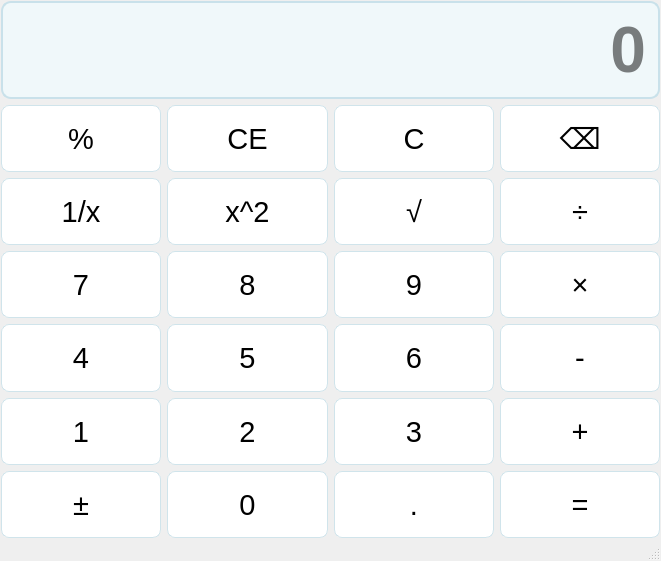
<?xml version="1.0" encoding="UTF-8"?>
<ui version="4.0">
 <class>MainWindow</class>
 <widget class="QMainWindow" name="MainWindow">
  <property name="geometry">
   <rect>
    <x>0</x>
    <y>0</y>
    <width>661</width>
    <height>561</height>
   </rect>
  </property>
  <property name="windowTitle">
   <string>计算器-张宇澄-2023414290436</string>
  </property>
  <property name="styleSheet">
   <string notr="true">/* ===================== 整体背景 ===================== */
QWidget {
    background-color: qlineargradient(
        x1:0, y1:0, x2:0, y2:1,
        stop:0 #f7fcfd,
        stop:1 #e8f2f7
    );
}

/* ===================== 显示框样式 ===================== */
QLineEdit {
    background-color: #f0f8fa;
    font-size: 48pt;
    font-weight: bold;
    color: #000000;
    border: 2px solid #c9e1ea;
    border-radius: 10px;
    padding: 10px;
}

/* ===================== 通用按钮基础样式 ===================== */
QPushButton {
    border: 1px solid #d0e4eb;
    border-radius: 8px;
    font-size: 22pt;
    font-weight: normal;
    color: #000000;
    min-width: 70px;
    min-height: 60px;
    background-color: #ffffff;
}

/* 悬停与点击效果 */
QPushButton:hover {
    background-color: #edf8fb;
}
QPushButton:pressed {
    background-color: #cfe7f0;
}

/* ===================== 数字键 ===================== */
/* 给数字按钮设置 property: type=&quot;num&quot; */
QPushButton[type=&quot;num&quot;] {
    background-color: #ffffff;
}
QPushButton[type=&quot;num&quot;]:hover {
    background-color: #f0f9fd;
}
QPushButton[type=&quot;num&quot;]:pressed {
    background-color: #d6edf6;
}

/* ===================== 运算符键 (+ - × ÷ =) ===================== */
/* property: type=&quot;op&quot; */
QPushButton[type=&quot;op&quot;] {
    background-color: #0b5c66;
    color: white;
    font-weight: bold;
}
QPushButton[type=&quot;op&quot;]:hover {
    background-color: #127a88;
}
QPushButton[type=&quot;op&quot;]:pressed {
    background-color: #09555e;
}

/* 单独突出“=”按钮 */
QPushButton#equalButton {
    background-color: #0b5c66;
    color: white;
    font-weight: bold;
}
QPushButton#equalButton:hover {
    background-color: #118093;
}
QPushButton#equalButton:pressed {
    background-color: #07434b;
}

/* ===================== 功能键 (C, CE, %, √, x², 1/x等) ===================== */
/* property: type=&quot;func&quot; */
QPushButton[type=&quot;func&quot;] {
    background-color: #f2f7f9;
    color: #0b5c66;
    font-weight: bold;
}
QPushButton[type=&quot;func&quot;]:hover {
    background-color: #e0f1f6;
}
QPushButton[type=&quot;func&quot;]:pressed {
    background-color: #c5e3ed;
}

/* ===================== 记忆键 (MC, MR, M+, M-, MS, Mv) ===================== */
/* property: type=&quot;mem&quot; */
QPushButton[type=&quot;mem&quot;] {
    background-color: #eef4f6;
    color: #6b7b83;
    font-size: 14pt;
}
QPushButton[type=&quot;mem&quot;]:hover {
    background-color: #e2eff3;
}
QPushButton[type=&quot;mem&quot;]:pressed {
    background-color: #c8dee5;
}
</string>
  </property>
  <widget class="QWidget" name="centralwidget">
   <property name="enabled">
    <bool>true</bool>
   </property>
   <property name="sizePolicy">
    <sizepolicy hsizetype="Minimum" vsizetype="Preferred">
     <horstretch>0</horstretch>
     <verstretch>0</verstretch>
    </sizepolicy>
   </property>
   <property name="layoutDirection">
    <enum>Qt::LayoutDirection::LeftToRight</enum>
   </property>
   <layout class="QHBoxLayout" name="horizontalLayout">
    <property name="spacing">
     <number>3</number>
    </property>
    <property name="leftMargin">
     <number>1</number>
    </property>
    <property name="topMargin">
     <number>1</number>
    </property>
    <property name="rightMargin">
     <number>1</number>
    </property>
    <property name="bottomMargin">
     <number>1</number>
    </property>
    <item>
     <layout class="QGridLayout" name="gridLayout_3">
      <property name="leftMargin">
       <number>0</number>
      </property>
      <property name="topMargin">
       <number>0</number>
      </property>
      <property name="rightMargin">
       <number>0</number>
      </property>
      <property name="bottomMargin">
       <number>0</number>
      </property>
      <property name="spacing">
       <number>6</number>
      </property>
      <item row="2" column="0">
       <widget class="QPushButton" name="btnInverse">
        <property name="sizePolicy">
         <sizepolicy hsizetype="Minimum" vsizetype="Preferred">
          <horstretch>0</horstretch>
          <verstretch>0</verstretch>
         </sizepolicy>
        </property>
        <property name="text">
         <string>1/x</string>
        </property>
       </widget>
      </item>
      <item row="6" column="1">
       <widget class="QPushButton" name="btnNum0">
        <property name="sizePolicy">
         <sizepolicy hsizetype="Minimum" vsizetype="Preferred">
          <horstretch>0</horstretch>
          <verstretch>0</verstretch>
         </sizepolicy>
        </property>
        <property name="text">
         <string>0</string>
        </property>
       </widget>
      </item>
      <item row="2" column="3">
       <widget class="QPushButton" name="btnDivide">
        <property name="sizePolicy">
         <sizepolicy hsizetype="Minimum" vsizetype="Preferred">
          <horstretch>0</horstretch>
          <verstretch>0</verstretch>
         </sizepolicy>
        </property>
        <property name="text">
         <string>÷</string>
        </property>
       </widget>
      </item>
      <item row="2" column="2">
       <widget class="QPushButton" name="btnSqrt">
        <property name="sizePolicy">
         <sizepolicy hsizetype="Minimum" vsizetype="Preferred">
          <horstretch>0</horstretch>
          <verstretch>0</verstretch>
         </sizepolicy>
        </property>
        <property name="text">
         <string>√</string>
        </property>
       </widget>
      </item>
      <item row="5" column="0">
       <widget class="QPushButton" name="btnNum1">
        <property name="sizePolicy">
         <sizepolicy hsizetype="Minimum" vsizetype="Preferred">
          <horstretch>0</horstretch>
          <verstretch>0</verstretch>
         </sizepolicy>
        </property>
        <property name="text">
         <string>1</string>
        </property>
       </widget>
      </item>
      <item row="1" column="1">
       <widget class="QPushButton" name="btnClear">
        <property name="sizePolicy">
         <sizepolicy hsizetype="Minimum" vsizetype="Preferred">
          <horstretch>0</horstretch>
          <verstretch>0</verstretch>
         </sizepolicy>
        </property>
        <property name="text">
         <string>CE</string>
        </property>
       </widget>
      </item>
      <item row="2" column="1">
       <widget class="QPushButton" name="btnSquare">
        <property name="sizePolicy">
         <sizepolicy hsizetype="Minimum" vsizetype="Preferred">
          <horstretch>0</horstretch>
          <verstretch>0</verstretch>
         </sizepolicy>
        </property>
        <property name="text">
         <string>x^2</string>
        </property>
       </widget>
      </item>
      <item row="5" column="3">
       <widget class="QPushButton" name="btnPlus">
        <property name="sizePolicy">
         <sizepolicy hsizetype="Minimum" vsizetype="Preferred">
          <horstretch>0</horstretch>
          <verstretch>0</verstretch>
         </sizepolicy>
        </property>
        <property name="text">
         <string>+</string>
        </property>
       </widget>
      </item>
      <item row="4" column="2">
       <widget class="QPushButton" name="btnNum6">
        <property name="sizePolicy">
         <sizepolicy hsizetype="Minimum" vsizetype="Preferred">
          <horstretch>0</horstretch>
          <verstretch>0</verstretch>
         </sizepolicy>
        </property>
        <property name="text">
         <string>6</string>
        </property>
       </widget>
      </item>
      <item row="4" column="3">
       <widget class="QPushButton" name="btnMinus">
        <property name="sizePolicy">
         <sizepolicy hsizetype="Minimum" vsizetype="Preferred">
          <horstretch>0</horstretch>
          <verstretch>0</verstretch>
         </sizepolicy>
        </property>
        <property name="text">
         <string>-</string>
        </property>
       </widget>
      </item>
      <item row="5" column="2">
       <widget class="QPushButton" name="btnNum3">
        <property name="sizePolicy">
         <sizepolicy hsizetype="Minimum" vsizetype="Preferred">
          <horstretch>0</horstretch>
          <verstretch>0</verstretch>
         </sizepolicy>
        </property>
        <property name="text">
         <string>3</string>
        </property>
       </widget>
      </item>
      <item row="3" column="0">
       <widget class="QPushButton" name="btnNum7">
        <property name="sizePolicy">
         <sizepolicy hsizetype="Minimum" vsizetype="Preferred">
          <horstretch>0</horstretch>
          <verstretch>0</verstretch>
         </sizepolicy>
        </property>
        <property name="styleSheet">
         <string notr="true"/>
        </property>
        <property name="text">
         <string>7</string>
        </property>
       </widget>
      </item>
      <item row="1" column="2">
       <widget class="QPushButton" name="btnClearAll">
        <property name="sizePolicy">
         <sizepolicy hsizetype="Minimum" vsizetype="Preferred">
          <horstretch>0</horstretch>
          <verstretch>0</verstretch>
         </sizepolicy>
        </property>
        <property name="text">
         <string>C</string>
        </property>
       </widget>
      </item>
      <item row="4" column="1">
       <widget class="QPushButton" name="btnNum5">
        <property name="sizePolicy">
         <sizepolicy hsizetype="Minimum" vsizetype="Preferred">
          <horstretch>0</horstretch>
          <verstretch>0</verstretch>
         </sizepolicy>
        </property>
        <property name="text">
         <string>5</string>
        </property>
       </widget>
      </item>
      <item row="1" column="0">
       <widget class="QPushButton" name="btnPercentage">
        <property name="sizePolicy">
         <sizepolicy hsizetype="Minimum" vsizetype="Preferred">
          <horstretch>0</horstretch>
          <verstretch>0</verstretch>
         </sizepolicy>
        </property>
        <property name="text">
         <string>%</string>
        </property>
       </widget>
      </item>
      <item row="4" column="0">
       <widget class="QPushButton" name="btnNum4">
        <property name="sizePolicy">
         <sizepolicy hsizetype="Minimum" vsizetype="Preferred">
          <horstretch>0</horstretch>
          <verstretch>0</verstretch>
         </sizepolicy>
        </property>
        <property name="text">
         <string>4</string>
        </property>
       </widget>
      </item>
      <item row="1" column="3">
       <widget class="QPushButton" name="btnDel">
        <property name="sizePolicy">
         <sizepolicy hsizetype="Minimum" vsizetype="Preferred">
          <horstretch>0</horstretch>
          <verstretch>0</verstretch>
         </sizepolicy>
        </property>
        <property name="text">
         <string>⌫</string>
        </property>
       </widget>
      </item>
      <item row="3" column="2">
       <widget class="QPushButton" name="btnNum9">
        <property name="sizePolicy">
         <sizepolicy hsizetype="Minimum" vsizetype="Preferred">
          <horstretch>0</horstretch>
          <verstretch>0</verstretch>
         </sizepolicy>
        </property>
        <property name="text">
         <string>9</string>
        </property>
       </widget>
      </item>
      <item row="5" column="1">
       <widget class="QPushButton" name="btnNum2">
        <property name="sizePolicy">
         <sizepolicy hsizetype="Minimum" vsizetype="Preferred">
          <horstretch>0</horstretch>
          <verstretch>0</verstretch>
         </sizepolicy>
        </property>
        <property name="text">
         <string>2</string>
        </property>
       </widget>
      </item>
      <item row="3" column="3">
       <widget class="QPushButton" name="btnMultiple">
        <property name="sizePolicy">
         <sizepolicy hsizetype="Minimum" vsizetype="Preferred">
          <horstretch>0</horstretch>
          <verstretch>0</verstretch>
         </sizepolicy>
        </property>
        <property name="text">
         <string>×</string>
        </property>
       </widget>
      </item>
      <item row="6" column="2">
       <widget class="QPushButton" name="btnPeriod">
        <property name="sizePolicy">
         <sizepolicy hsizetype="Minimum" vsizetype="Preferred">
          <horstretch>0</horstretch>
          <verstretch>0</verstretch>
         </sizepolicy>
        </property>
        <property name="text">
         <string>.</string>
        </property>
       </widget>
      </item>
      <item row="6" column="3">
       <widget class="QPushButton" name="btnEqual">
        <property name="sizePolicy">
         <sizepolicy hsizetype="Minimum" vsizetype="Preferred">
          <horstretch>0</horstretch>
          <verstretch>0</verstretch>
         </sizepolicy>
        </property>
        <property name="text">
         <string>=</string>
        </property>
       </widget>
      </item>
      <item row="0" column="0" colspan="4">
       <widget class="QLineEdit" name="display">
        <property name="sizePolicy">
         <sizepolicy hsizetype="Minimum" vsizetype="Preferred">
          <horstretch>0</horstretch>
          <verstretch>0</verstretch>
         </sizepolicy>
        </property>
        <property name="styleSheet">
         <string notr="true">QLineEdit {
    background-color: #f0f8fa;
    font-size: 48pt;
    font-weight: bold;
    color: #000000;
    border: 2px solid #c9e1ea;
    border-radius: 10px;
    padding: 10px;
}
</string>
        </property>
        <property name="alignment">
         <set>Qt::AlignmentFlag::AlignRight|Qt::AlignmentFlag::AlignTrailing|Qt::AlignmentFlag::AlignVCenter</set>
        </property>
        <property name="placeholderText">
         <string>0</string>
        </property>
       </widget>
      </item>
      <item row="3" column="1">
       <widget class="QPushButton" name="btnNum8">
        <property name="sizePolicy">
         <sizepolicy hsizetype="Minimum" vsizetype="Preferred">
          <horstretch>0</horstretch>
          <verstretch>0</verstretch>
         </sizepolicy>
        </property>
        <property name="text">
         <string>8</string>
        </property>
       </widget>
      </item>
      <item row="6" column="0">
       <widget class="QPushButton" name="btnSign">
        <property name="sizePolicy">
         <sizepolicy hsizetype="Minimum" vsizetype="Preferred">
          <horstretch>0</horstretch>
          <verstretch>0</verstretch>
         </sizepolicy>
        </property>
        <property name="text">
         <string>±</string>
        </property>
       </widget>
      </item>
     </layout>
    </item>
   </layout>
  </widget>
  <widget class="QMenuBar" name="menubar">
   <property name="geometry">
    <rect>
     <x>0</x>
     <y>0</y>
     <width>661</width>
     <height>22</height>
    </rect>
   </property>
  </widget>
  <widget class="QStatusBar" name="statusBar"/>
 </widget>
 <resources/>
 <connections/>
</ui>
